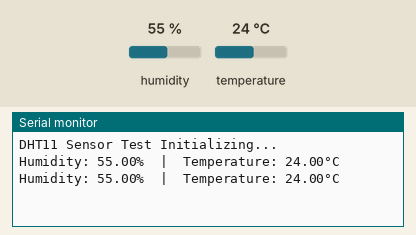
This sketch was run on a simulated ESP32. On the bench: the last lines printed to the serial monitor. The inputs (shaded band) are chosen by the test bench; at power-on: humidity 55 %, temperature 24 °C.

Above: at 4.8 s.
4.9 s: humidity set to 22 %
At 7.5 s:
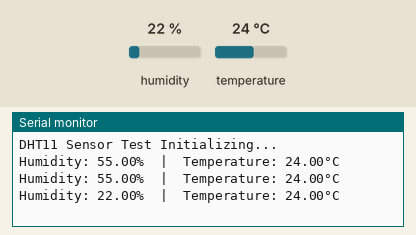
7.9 s: temperature set to 12 °C
At 8.6 s:
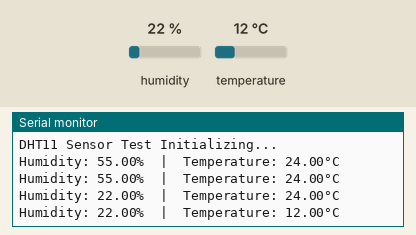
10.9 s: humidity set to 40 %
At 13.4 s:
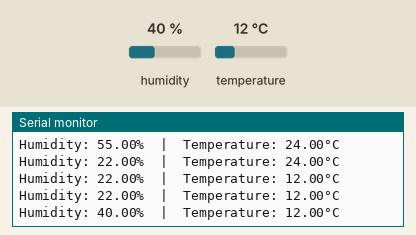
Timing chart, 0 to 14.9 s (numbered marks = the images above; inputs shaded):
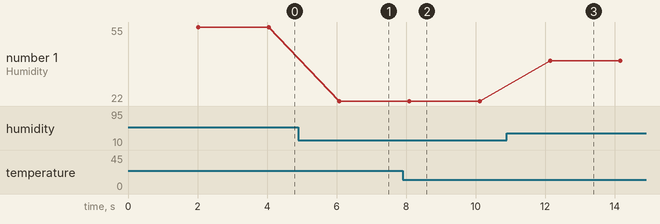

Measured:
- after the input at 4.9 s, the serial monitor: prints a new line after 1.2 s (image 1)
- after the input at 7.9 s, the serial monitor: prints a new line after 0.19 s (image 2)
- after the input at 10.9 s, the serial monitor: prints a new line after 1.2 s (image 3)
- plotted number 1: 55 → 22 after the input at 4.9 s, 22 → 40 after the input at 10.9 s

The sketch:

sketch.ino
```cpp
#include "DHT.h"

// Pin & Sensor Definitions
#define DHTPIN 4     // Digital pin connected to the DHT11 signal pin
#define DHTTYPE DHT11 // Sensor type

DHT dht(DHTPIN, DHTTYPE);

void setup() {
  Serial.begin(115200);
  Serial.println("DHT11 Sensor Test Initializing...");

  dht.begin();
}

void loop() {
  // Wait 2 seconds between measurements (DHT11 sampling rate limits)
  delay(2000);

  // Read humidity and temperature
  float humidity = dht.readHumidity();
  float tempC = dht.readTemperature(); // Celsius

  // Check if any reads failed
  if (isnan(humidity) || isnan(tempC)) {
    Serial.println("Failed to read from DHT11 sensor!");
    return;
  }

  // Print results to Serial Monitor
  Serial.print("Humidity: ");
  Serial.print(humidity);
  Serial.print("%  |  Temperature: ");
  Serial.print(tempC);
  Serial.println("°C");
}
```
